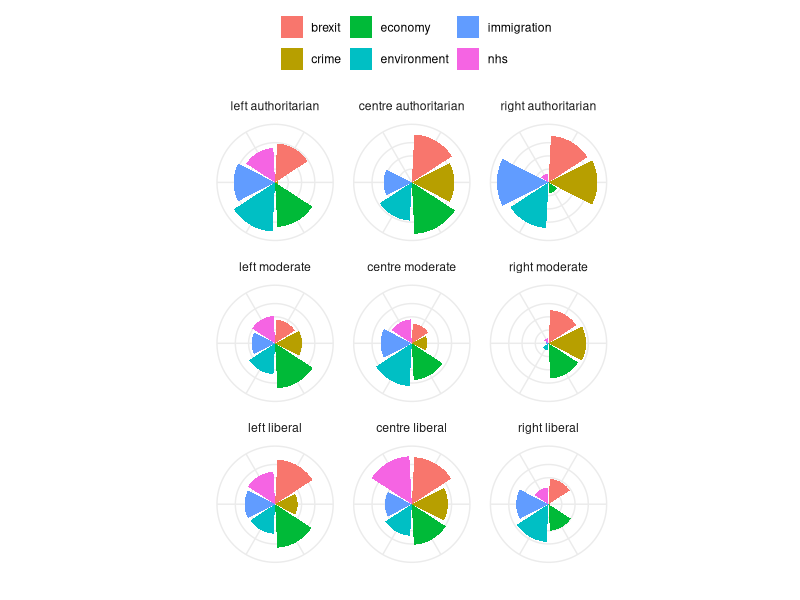

R code for this plot:
library(tidyverse)

numbers <- runif(54)

numbers <- as.data.frame(numbers)

numbers$ideology <- rep(c("left liberal", "left moderate", "left authoritarian",
  "centre liberal", "centre moderate", "centre authoritarian",
  "right liberal", "right moderate", "right authoritarian"),
  times = 6)

numbers$issue <- c(rep("economy", 9),
                   rep("brexit", 9),
                   rep("nhs", 9),
                   rep("immigration", 9),
                   rep("crime", 9),
                   rep("environment", 9))


numbers %>% 
  mutate(ideology = 
           factor(ideology,
                  levels = c("left authoritarian", "centre authoritarian", "right authoritarian",
                             "left moderate", "centre moderate", "right moderate",
                             "left liberal", "centre liberal", "right liberal"))) %>% 
  ggplot() + 
  aes(x = issue,
      y = numbers,
      fill = issue) +
  geom_col() +
  facet_wrap(~ ideology) +
  coord_polar() +
  theme_minimal() +
  theme(axis.text = element_blank()) +
  theme(legend.position = "top") +
  labs(x = "",
       y = "",
       fill = "")
